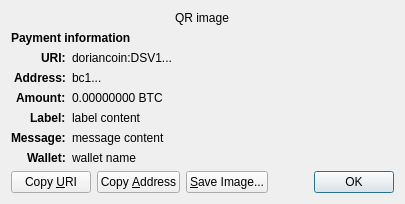
<?xml version="1.0" encoding="UTF-8"?>
<ui version="4.0">
 <class>ReceiveRequestDialog</class>
 <widget class="QDialog" name="ReceiveRequestDialog">
  <property name="geometry">
   <rect>
    <x>0</x>
    <y>0</y>
    <width>413</width>
    <height>229</height>
   </rect>
  </property>
  <property name="windowTitle">
   <string>Request payment to ...</string>
  </property>
  <layout class="QGridLayout" name="gridLayout" columnstretch="0,1">
   <property name="sizeConstraint">
    <enum>QLayout::SetFixedSize</enum>
   </property>
   <item row="0" column="0" colspan="2" alignment="Qt::AlignHCenter">
    <widget class="QRImageWidget" name="qr_code">
     <property name="text">
      <string notr="true">QR image</string>
     </property>
     <property name="textInteractionFlags">
      <set>Qt::NoTextInteraction</set>
     </property>
    </widget>
   </item>
   <item row="1" column="0" colspan="2">
    <widget class="QLabel" name="payment_header">
     <property name="font">
      <font>
       <weight>75</weight>
       <bold>true</bold>
      </font>
     </property>
     <property name="text">
      <string>Payment information</string>
     </property>
     <property name="textInteractionFlags">
      <set>Qt::NoTextInteraction</set>
     </property>
    </widget>
   </item>
   <item row="2" column="0" alignment="Qt::AlignRight|Qt::AlignTop">
    <widget class="QLabel" name="uri_tag">
     <property name="font">
      <font>
       <weight>75</weight>
       <bold>true</bold>
      </font>
     </property>
     <property name="text">
      <string notr="true">URI:</string>
     </property>
     <property name="textFormat">
      <enum>Qt::PlainText</enum>
     </property>
     <property name="textInteractionFlags">
      <set>Qt::NoTextInteraction</set>
     </property>
    </widget>
   </item>
   <item row="2" column="1" alignment="Qt::AlignTop">
    <widget class="QLabel" name="uri_content">
     <property name="text">
      <string notr="true">doriancoin:DSV1...</string>
     </property>
     <property name="textFormat">
      <enum>Qt::RichText</enum>
     </property>
     <property name="wordWrap">
      <bool>true</bool>
     </property>
     <property name="textInteractionFlags">
      <set>Qt::TextSelectableByMouse</set>
     </property>
    </widget>
   </item>
   <item row="3" column="0" alignment="Qt::AlignRight|Qt::AlignTop">
    <widget class="QLabel" name="address_tag">
     <property name="font">
      <font>
       <weight>75</weight>
       <bold>true</bold>
      </font>
     </property>
     <property name="text">
      <string>Address:</string>
     </property>
     <property name="textInteractionFlags">
      <set>Qt::NoTextInteraction</set>
     </property>
    </widget>
   </item>
   <item row="3" column="1" alignment="Qt::AlignTop">
    <widget class="QLabel" name="address_content">
     <property name="text">
      <string notr="true">bc1...</string>
     </property>
     <property name="textFormat">
      <enum>Qt::PlainText</enum>
     </property>
     <property name="textInteractionFlags">
      <set>Qt::TextSelectableByMouse</set>
     </property>
    </widget>
   </item>
   <item row="4" column="0" alignment="Qt::AlignRight|Qt::AlignTop">
    <widget class="QLabel" name="amount_tag">
     <property name="font">
      <font>
       <weight>75</weight>
       <bold>true</bold>
      </font>
     </property>
     <property name="text">
      <string>Amount:</string>
     </property>
     <property name="textInteractionFlags">
      <set>Qt::NoTextInteraction</set>
     </property>
    </widget>
   </item>
   <item row="4" column="1" alignment="Qt::AlignTop">
    <widget class="QLabel" name="amount_content">
     <property name="text">
      <string notr="true">0.00000000 BTC</string>
     </property>
     <property name="textFormat">
      <enum>Qt::PlainText</enum>
     </property>
     <property name="textInteractionFlags">
      <set>Qt::TextSelectableByMouse</set>
     </property>
    </widget>
   </item>
   <item row="5" column="0" alignment="Qt::AlignRight|Qt::AlignTop">
    <widget class="QLabel" name="label_tag">
     <property name="font">
      <font>
       <weight>75</weight>
       <bold>true</bold>
      </font>
     </property>
     <property name="text">
      <string>Label:</string>
     </property>
     <property name="textInteractionFlags">
      <set>Qt::NoTextInteraction</set>
     </property>
    </widget>
   </item>
   <item row="5" column="1" alignment="Qt::AlignTop">
    <widget class="QLabel" name="label_content">
     <property name="text">
      <string notr="true">label content</string>
     </property>
     <property name="textFormat">
      <enum>Qt::PlainText</enum>
     </property>
     <property name="wordWrap">
      <bool>true</bool>
     </property>
     <property name="textInteractionFlags">
      <set>Qt::TextSelectableByMouse</set>
     </property>
    </widget>
   </item>
   <item row="6" column="0" alignment="Qt::AlignRight|Qt::AlignTop">
    <widget class="QLabel" name="message_tag">
     <property name="font">
      <font>
       <weight>75</weight>
       <bold>true</bold>
      </font>
     </property>
     <property name="text">
      <string>Message:</string>
     </property>
     <property name="textInteractionFlags">
      <set>Qt::NoTextInteraction</set>
     </property>
    </widget>
   </item>
   <item row="6" column="1" alignment="Qt::AlignTop">
    <widget class="QLabel" name="message_content">
     <property name="text">
      <string notr="true">message content</string>
     </property>
     <property name="textFormat">
      <enum>Qt::PlainText</enum>
     </property>
     <property name="wordWrap">
      <bool>true</bool>
     </property>
     <property name="textInteractionFlags">
      <set>Qt::TextSelectableByMouse</set>
     </property>
    </widget>
   </item>
   <item row="7" column="0" alignment="Qt::AlignRight|Qt::AlignTop">
    <widget class="QLabel" name="wallet_tag">
     <property name="font">
      <font>
       <weight>75</weight>
       <bold>true</bold>
      </font>
     </property>
     <property name="text">
      <string>Wallet:</string>
     </property>
     <property name="textInteractionFlags">
      <set>Qt::NoTextInteraction</set>
     </property>
    </widget>
   </item>
   <item row="7" column="1" alignment="Qt::AlignTop">
    <widget class="QLabel" name="wallet_content">
     <property name="text">
      <string notr="true">wallet name</string>
     </property>
     <property name="textFormat">
      <enum>Qt::PlainText</enum>
     </property>
     <property name="wordWrap">
      <bool>true</bool>
     </property>
     <property name="textInteractionFlags">
      <set>Qt::TextSelectableByMouse</set>
     </property>
    </widget>
   </item>
   <item row="8" column="0" colspan="2">
    <layout class="QHBoxLayout" name="horizontalLayout">
     <item>
      <widget class="QPushButton" name="btnCopyURI">
       <property name="text">
        <string>Copy &amp;URI</string>
       </property>
       <property name="autoDefault">
        <bool>false</bool>
       </property>
      </widget>
     </item>
     <item>
      <widget class="QPushButton" name="btnCopyAddress">
       <property name="text">
        <string>Copy &amp;Address</string>
       </property>
       <property name="autoDefault">
        <bool>false</bool>
       </property>
      </widget>
     </item>
     <item>
      <widget class="QPushButton" name="btnSaveAs">
       <property name="text">
        <string>&amp;Save Image...</string>
       </property>
       <property name="autoDefault">
        <bool>false</bool>
       </property>
      </widget>
     </item>
     <item>
      <spacer name="horizontalSpacer_2">
       <property name="orientation">
        <enum>Qt::Horizontal</enum>
       </property>
       <property name="sizeHint" stdset="0">
        <size>
         <width>40</width>
         <height>20</height>
        </size>
       </property>
      </spacer>
     </item>
     <item>
      <widget class="QDialogButtonBox" name="buttonBox">
       <property name="focusPolicy">
        <enum>Qt::StrongFocus</enum>
       </property>
       <property name="standardButtons">
        <set>QDialogButtonBox::Ok</set>
       </property>
      </widget>
     </item>
    </layout>
   </item>
  </layout>
 </widget>
 <customwidgets>
  <customwidget>
   <class>QRImageWidget</class>
   <extends>QLabel</extends>
   <header>qt/qrimagewidget.h</header>
  </customwidget>
 </customwidgets>
 <tabstops>
  <tabstop>buttonBox</tabstop>
  <tabstop>btnCopyURI</tabstop>
  <tabstop>btnCopyAddress</tabstop>
  <tabstop>btnSaveAs</tabstop>
 </tabstops>
 <resources/>
 <connections>
  <connection>
   <sender>buttonBox</sender>
   <signal>accepted()</signal>
   <receiver>ReceiveRequestDialog</receiver>
   <slot>accept()</slot>
   <hints>
    <hint type="sourcelabel">
     <x>135</x>
     <y>230</y>
    </hint>
    <hint type="destinationlabel">
     <x>135</x>
     <y>126</y>
    </hint>
   </hints>
  </connection>
 </connections>
</ui>
